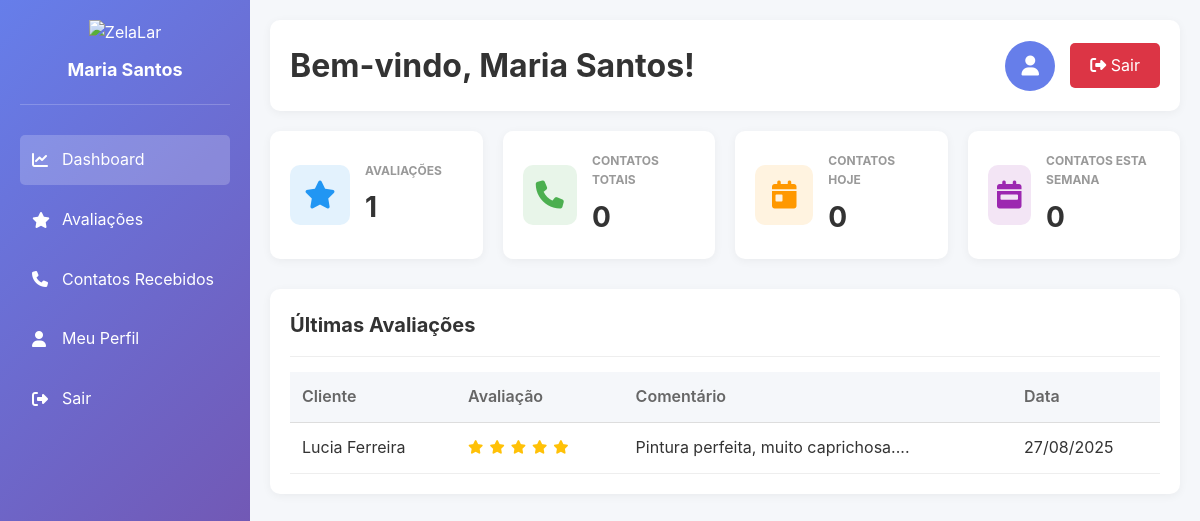
/profissional_dashboard.php (signed in), run on the app's committed database.
### tables this page shows
CREATE TABLE IF NOT EXISTS profissionais (
    id INT AUTO_INCREMENT PRIMARY KEY,
    nome VARCHAR(100) NOT NULL,
    telefone VARCHAR(20) NOT NULL UNIQUE,
    categoria VARCHAR(100) NOT NULL,
    descricao TEXT,
    foto VARCHAR(255),
    endereco VARCHAR(200),
    cidade VARCHAR(100),
    estado VARCHAR(2),
    cep VARCHAR(10),
    avaliacao DECIMAL(3,2) DEFAULT 0.00,
    total_avaliacoes INT DEFAULT 0,
    disponivel BOOLEAN DEFAULT TRUE,
    senha VARCHAR(255),
    email VARCHAR(100),
    data_cadastro TIMESTAMP DEFAULT CURRENT_TIMESTAMP,
    ultima_atualizacao TIMESTAMP DEFAULT CURRENT_TIMESTAMP ON UPDATE CURRENT_TIMESTAMP,
    ultimo_login TIMESTAMP NULL,
    ativo BOOLEAN DEFAULT TRUE
);

CREATE TABLE IF NOT EXISTS avaliacoes (
    id INT AUTO_INCREMENT PRIMARY KEY,
    profissional_id INT NOT NULL,
    cliente_nome VARCHAR(100),
    cliente_telefone VARCHAR(20),
    nota INT NOT NULL CHECK (nota >= 1 AND nota <= 5),
    comentario TEXT,
    data_avaliacao TIMESTAMP DEFAULT CURRENT_TIMESTAMP,
    status ENUM('pendente', 'aprovada', 'rejeitada') DEFAULT 'pendente',
    FOREIGN KEY (profissional_id) REFERENCES profissionais(id) ON DELETE CASCADE
);

### config/database.php (called while the page is built, shortened)
<?php
class Database {
    private static $instance = null;
    private $connections = [];
    private $currentConnection = null;
    public static function getInstance() {
        if (self::$instance === null) {
            self::$instance = new self();
        }
        return self::$instance;
    }
    private function initializeConnections() {
        try {
            for ($i = 0; $i < DB_MIN_CONNECTIONS; $i++) {
                $this->connections[] = $this->createConnection();
            }
            $this->currentConnection = $this->connections[0];
        } catch (Exception $e) {
            $this->logError('Erro ao inicializar conexões: ' . $e->getMessage());
            throw $e;
        }
    }
    private function createConnection() {
        try {
            $dsn = "mysql:host=" . DB_HOST . ";dbname=" . DB_NAME . ";charset=" . DB_CHARSET;
            $pdo = new PDO($dsn, DB_USER, DB_PASS, DB_OPTIONS);
            $pdo->exec("SET SESSION sql_mode = 'STRICT_TRANS_TABLES,NO_ZERO_DATE,NO_ZERO_IN_DATE,ERROR_FOR_DIVISION_BY_ZERO'");
            $pdo->exec("SET SESSION time_zone = '-03:00'");
            return $pdo;
        } catch (PDOException $e) {
            $this->logError('Erro na conexão PDO: ' . $e->getMessage());
            throw new Exception('Falha na conexão com o banco de dados');
        }
    }
    public function getConnection() {
        try {
            $this->currentConnection->query('SELECT 1');
        } catch (Exception $e) {
            $this->currentConnection = $this->createConnection();
        }
        return $this->currentConnection;
    }
    public function query($sql, $params = [], $useCache = true) {
        $cacheKey = $this->generateCacheKey($sql, $params);
        $startTime = microtime(true);
        try {
            $stmt = $this->getConnection()->prepare($sql);
            $stmt->execute($params);
            $result = $stmt->fetchAll();
            $executionTime = microtime(true) - $startTime;
            return $result;
        } catch (PDOException $e) {
            $executionTime = microtime(true) - $startTime;
            $this->logQuery($sql, $params, 'ERROR', $executionTime, $e->getMessage());
            throw new Exception('Erro na execução da query: ' . $e->getMessage());
        }
    }
    public function fetchOne($sql, $params = []) {
        $result = $this->query($sql, $params);
        return $result ? $result[0] : null;
    }
    public function fetchValue($sql, $params = []) {
        $result = $this->fetchOne($sql, $params);
        return $result ? array_values($result)[0] : null;
    }
    private function generateCacheKey($sql, $params) {
        return DB_CACHE_PREFIX . md5($sql . serialize($params));
    }
    private function logQuery($sql, $params, $status, $executionTime = 0, $error = null) {
        $log = [
            'sql' => $sql,
            'params' => $params,
            'status' => $status,
            'execution_time' => $executionTime,
            'timestamp' => date('Y-m-d H:i:s'),
            'error' => $error
        ];
    }
    public function closeConnections() {
        $this->connections = [];
        $this->currentConnection = null;
    }
}
function getDatabase() {
    return Database::getInstance();
}
function dbQuery($sql, $params = [], $useCache = true) {
    return getDatabase()->query($sql, $params, $useCache);
}
function dbFetchOne($sql, $params = []) {
    return getDatabase()->fetchOne($sql, $params);
}
function dbFetchValue($sql, $params = []) {
    return getDatabase()->fetchValue($sql, $params);
}
?>

### classes/Profissional.php (called while the page is built, shortened)
<?php
class Profissional {
    public function obterAvaliacoes($profissional_id, $pagina = 1, $por_pagina = 10) {
        try {
            $offset = ($pagina - 1) * $por_pagina;
            $total = dbFetchValue(
                "SELECT COUNT(*) FROM avaliacoes WHERE profissional_id = ? AND status = 'aprovada'",
                [$profissional_id]
            );
            $avaliacoes = dbQuery(
                "SELECT * FROM avaliacoes
                WHERE profissional_id = ? AND status = 'aprovada'
                ORDER BY data_avaliacao DESC
                LIMIT ? OFFSET ?",
                [$profissional_id, $por_pagina, $offset]
            );
            $stats = dbFetchOne(
                "SELECT
                    COUNT(*) as total,
                    AVG(nota) as media,
                    MAX(nota) as maxima,
                    MIN(nota) as minima
                FROM avaliacoes
                WHERE profissional_id = ? AND status = 'aprovada'",
                [$profissional_id]
            );
            return [
                'avaliacoes' => $avaliacoes,
                'total' => $total,
                'paginas' => ceil($total / $por_pagina),
                'pagina_atual' => $pagina,
                'stats' => $stats
            ];
        } catch (Exception $e) {
            error_log('Erro ao obter avaliações: ' . $e->getMessage());
            return ['avaliacoes' => [], 'total' => 0, 'stats' => null];
        }
    }
    public function obterEstatisticas($profissional_id) {
        try {
            $stats = dbFetchOne(
                "SELECT
                    (SELECT COUNT(*) FROM avaliacoes WHERE profissional_id = ? AND status = 'aprovada') as total_avaliacoes,
                    (SELECT AVG(nota) FROM avaliacoes WHERE profissional_id = ? AND status = 'aprovada') as media_avaliacoes,
                    (SELECT COUNT(*) FROM contatos_recebidos WHERE profissional_id = ?) as total_contatos,
                    (SELECT COUNT(*) FROM contatos_recebidos WHERE profissional_id = ? AND DATE(data_contato) = CURDATE()) as contatos_hoje,
                    (SELECT COUNT(*) FROM contatos_recebidos WHERE profissional_id = ? AND WEEK(data_contato) = WEEK(NOW())) as contatos_semana,
                    (SELECT COUNT(*) FROM avaliacoes WHERE profissional_id = ? AND status = 'pendente') as avaliacoes_pendentes
                ",
                [$profissional_id, $profissional_id, $profissional_id, $profissional_id, $profissional_id, $profissional_id]
            );
            return $stats ?: [];
        } catch (Exception $e) {
            error_log('Erro ao obter estatísticas: ' . $e->getMessage());
            return [];
        }
    }
}
?>

### profissional_dashboard.php (the view, shortened to what this page needs)
<?php
require_once 'config/database.php';
require_once 'classes/Profissional.php';
$profissional_id = $_SESSION['profissional_id'];
$profissional_obj = new Profissional();
$prof = dbFetchOne("SELECT * FROM profissionais WHERE id = ?", [$profissional_id]);
$stats = $profissional_obj->obterEstatisticas($profissional_id);
$avaliacoes = $profissional_obj->obterAvaliacoes($profissional_id, 1, 5);
$aba_ativa = $_GET['aba'] ?? 'dashboard';
?>
<!DOCTYPE html>
<html lang="pt-BR">
<head>
    <link rel="stylesheet" href="Styles/index.css">
    <link href="https://cdnjs.cloudflare.com/ajax/libs/font-awesome/6.4.0/css/all.min.css" rel="stylesheet">
</head>
<body>
    <div class="dashboard-container">
        <aside class="sidebar">
            <div class="sidebar-header">
                <img src="img/logo.png" alt="ZelaLar">
                <h2><?php echo htmlspecialchars($prof['nome']); ?></h2>
            </div>
            <ul class="sidebar-menu">
                <li>
                    <a href="?aba=dashboard" class="<?php echo $aba_ativa === 'dashboard' ? 'active' : ''; ?>">
                        <i class="fas fa-chart-line"></i> Dashboard
                    </a>
                </li>
                <li>
                    <a href="?aba=avaliacoes" class="<?php echo $aba_ativa === 'avaliacoes' ? 'active' : ''; ?>">
                        <i class="fas fa-star"></i> Avaliações
                    </a>
                </li>
                <li>
                    <a href="?aba=contatos" class="<?php echo $aba_ativa === 'contatos' ? 'active' : ''; ?>">
                        <i class="fas fa-phone"></i> Contatos Recebidos
                    </a>
                </li>
                <li>
                    <a href="?aba=perfil" class="<?php echo $aba_ativa === 'perfil' ? 'active' : ''; ?>">
                        <i class="fas fa-user"></i> Meu Perfil
                    </a>
                </li>
                <li>
                    <a href="logout.php">
                        <i class="fas fa-sign-out-alt"></i> Sair
                    </a>
                </li>
            </ul>
        </aside>
        <main class="main-content">
            <div class="header-bar">
                <h1>Bem-vindo, <?php echo htmlspecialchars($prof['nome']); ?>!</h1>
                <div class="user-info">
                    <div class="user-avatar">
                        <i class="fas fa-user"></i>
                    </div>
                    <a href="logout.php" class="logout-btn">
                        <i class="fas fa-sign-out-alt"></i> Sair
                    </a>
                </div>
            </div>
            <section class="content-section <?php echo $aba_ativa === 'dashboard' ? 'active' : ''; ?>" id="dashboard">
                <div class="stats-grid">
                    <div class="stat-card">
                        <div class="stat-icon blue">
                            <i class="fas fa-star"></i>
                        </div>
                        <div class="stat-content">
                            <h3>Avaliações</h3>
                            <div class="value"><?php echo $stats['total_avaliacoes'] ?? 0; ?></div>
                        </div>
                    </div>
                    <div class="stat-card">
                        <div class="stat-icon green">
                            <i class="fas fa-phone"></i>
                        </div>
                        <div class="stat-content">
                            <h3>Contatos Totais</h3>
                            <div class="value"><?php echo $stats['total_contatos'] ?? 0; ?></div>
                        </div>
                    </div>
                    <div class="stat-card">
                        <div class="stat-icon orange">
                            <i class="fas fa-calendar-day"></i>
                        </div>
                        <div class="stat-content">
                            <h3>Contatos Hoje</h3>
                            <div class="value"><?php echo $stats['contatos_hoje'] ?? 0; ?></div>
                        </div>
                    </div>
                    <div class="stat-card">
                        <div class="stat-icon purple">
                            <i class="fas fa-calendar-week"></i>
                        </div>
                        <div class="stat-content">
                            <h3>Contatos Esta Semana</h3>
                            <div class="value"><?php echo $stats['contatos_semana'] ?? 0; ?></div>
                        </div>
                    </div>
                </div>
                <?php if (!empty($avaliacoes['avaliacoes'])): ?>
                    <div class="card">
                        <div class="card-header">
                            <h2>Últimas Avaliações</h2>
                        </div>
                        <table class="table">
                            <thead>
                                <tr>
                                    <th>Cliente</th>
                                    <th>Avaliação</th>
                                    <th>Comentário</th>
                                    <th>Data</th>
                                </tr>
                            </thead>
                            <tbody>
                                <?php foreach ($avaliacoes['avaliacoes'] as $avaliacao): ?>
                                    <tr>
                                        <td><?php echo htmlspecialchars($avaliacao['cliente_nome']); ?></td>
                                        <td>
                                            <div class="rating">
                                                <?php for ($i = 0; $i < $avaliacao['nota']; $i++): ?>
                                                    <i class="fas fa-star"></i>
                                                <?php endfor; ?>
                                            </div>
                                        </td>
                                        <td><?php echo htmlspecialchars(substr($avaliacao['comentario'], 0, 50) . '...'); ?></td>
                                        <td><?php echo date('d/m/Y', strtotime($avaliacao['data_avaliacao'])); ?></td>
                                    </tr>
                                <?php endforeach; ?>
                            </tbody>
                        </table>
                    </div>
                <?php endif; ?>
            </section>
        </main>
    </div>
</body>
</html>

### data on the page
profissionais: nome "Maria Santos"
avaliacoes: cliente_nome "Lucia Ferreira", nota 5 (drawn), comentario "Pintura perfeita, muito caprichosa....", data_avaliacao "27/08/2025"

### other printed values
$stats['total_avaliacoes'] "1"
$stats['total_contatos'] "0"
$stats['contatos_hoje'] "0"
$stats['contatos_semana'] "0"
